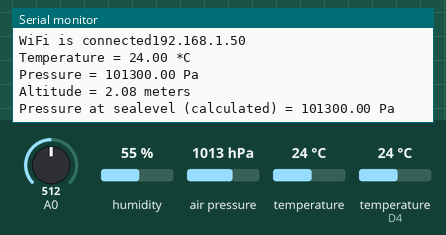
This sketch was run on a simulated ESP8266 (NodeMCU). Shown: the last lines printed to the serial monitor. The inputs (shaded band) are chosen by the test bench; at power-on: air pressure 1013 hPa, A0 = 512, temperature 24 °C, humidity 55 %, temperature (sensor on D4) 24 °C. WiFi joins after 1.5 s; servers stay silent unless stated.

Above: at 3.0 s.
3.1 s: air pressure set to 952 hPa
At 4.8 s:
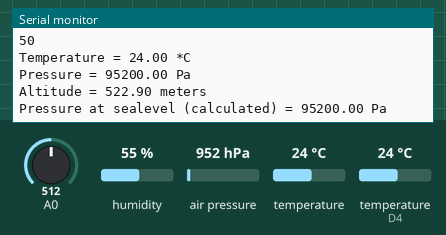
7.5 s: A0 set to 716
9.0 s: temperature (sensor 0) set to 12 °C
10.5 s: A0 set to 992
12.0 s: air pressure set to 1000 hPa
At 12.7 s:
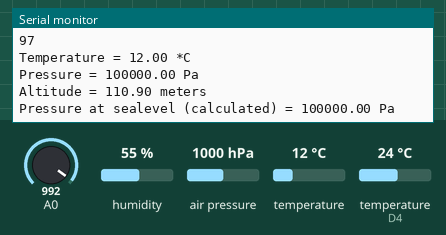
Timing chart, 0 to 15.0 s (numbered marks = the images above; inputs shaded):
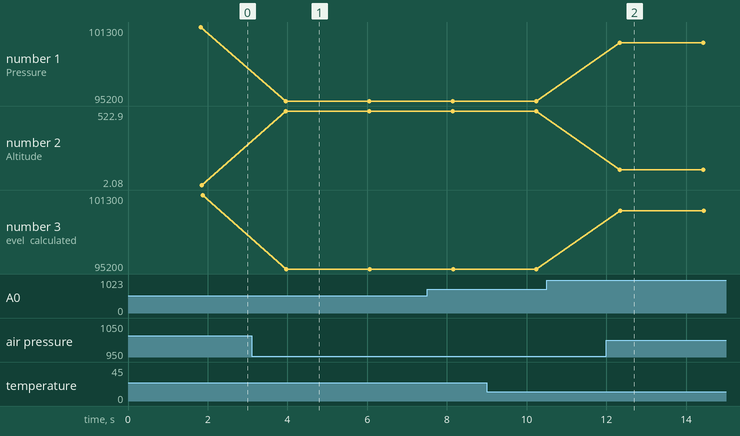

Measured:
- after the input at 3.1 s, the serial monitor: prints a new line after 0.86 s (image 1)
- after the input at 12.0 s, the serial monitor: prints a new line after 0.33 s (image 2)
- plotted number 1: 101300 → 95200 after the input at 3.1 s, 95200 → 100000 after the input at 12.0 s
- plotted number 2: 2.08 → 522.9 after the input at 3.1 s, 522.9 → 110.9 after the input at 12.0 s
- plotted number 3: 101300 → 95200 after the input at 3.1 s, 95200 → 100000 after the input at 12.0 s

The sketch:

Source_code.ino
```cpp
//Defining webserver for getting Real-time Data
#define BLYNK_TEMPLATE_ID "TMPL30e0EFaX1"
#define BLYNK_TEMPLATE_NAME "DHT11"
#define BLYNK_AUTH_TOKEN "zvLIIf2MRuJl_Mfljx0l7cv1aOVOYWs2"

// libraries include in the code
#include <Wire.h>
#include <Adafruit_BMP085.h>
#include <Blynk.h>
#include <DHT.h>
#include <ESP8266WiFi.h>
#include <BlynkSimpleEsp8266.h>

Adafruit_BMP085 bmp;

float temp, pressure, Altitude, Sealevel;
char auth[] = "zvLIIf2MRuJl_Mfljx0l7cv1aOVOYWs2";  // Enter your Blynk auth token here
char ssid[] = "Jio Fiber 4G";   // Enter your WiFi SSID here
char pass[] = "!behappy!";   // Enter your WiFi password here

BlynkTimer timer;

#define DHTPIN D4
#define DHTTYPE DHT11

DHT dht(DHTPIN, DHTTYPE);


// Water Dectection code

void moisture() {
  int rainSensor = analogRead(A0);
  rainSensor = map(rainSensor, 0, 1023, 0, 100);
  Blynk.virtualWrite(V0, rainSensor);
  Serial.println(rainSensor);
}


// DHT11 sensor code
void sendSensor()
{
  float h = dht.readHumidity();
  float t = dht.readTemperature();

  if (isnan(h) || isnan(t)) {
    Serial.println("Failed to read from DHT sensor!");
    return;
  }
  Blynk.virtualWrite(V5, h);
  Blynk.virtualWrite(V6, t);
}


void setup()
{
  Serial.begin(9600);
  WiFi.begin(ssid, pass);
  Blynk.begin(auth, ssid, pass);

  dht.begin();

  if (!bmp.begin()) {
    Serial.println("Could not find a valid BMP085 sensor, check wiring!");
    while (1) {}
  }

  timer.setInterval(1000L, sendSensor);
  timer.setInterval(100L, moisture);

  Serial.print("Connecting to WiFi...");
  while (WiFi.status() != WL_CONNECTED) {
    delay(500);
    Serial.print(".");
  }
  Serial.println();
  Serial.print("WiFi is connected");
  Serial.println(WiFi.localIP());
}


void loop()
{
  Blynk.run();
  timer.run();

  temp = bmp.readTemperature();
  pressure = bmp.readPressure();
  Sealevel = bmp.readSealevelPressure();
  Altitude = bmp.readAltitude();

  Blynk.virtualWrite(V1, temp);
  Blynk.virtualWrite(V2, pressure);
  Blynk.virtualWrite(V4, Sealevel);
  Blynk.virtualWrite(V3, Altitude);

  Serial.print("Temperature = ");
  Serial.print(temp);
  Serial.println(" *C");

  Serial.print("Pressure = ");
  Serial.print(pressure);
  Serial.println(" Pa");

  Serial.print("Altitude = ");
  Serial.print(Altitude);
  Serial.println(" meters");

  Serial.print("Pressure at sealevel (calculated) = ");
  Serial.print(Sealevel);
  Serial.println(" Pa");

  delay(2000);
}
```
